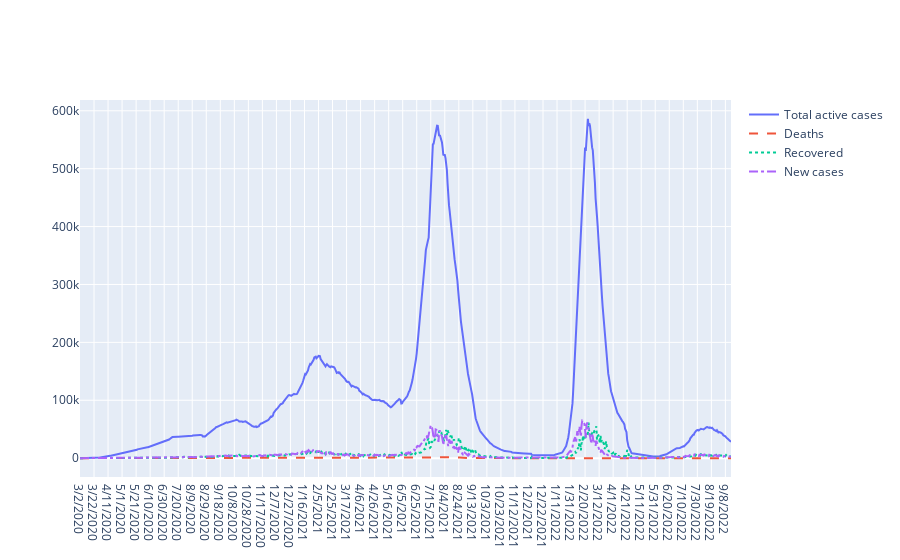

Notebook source saved alongside this figure:
### Markdown cell above
## Total Active Cases All Over Indonesia

Active cases refer to the current number of infected people.

### Code cell
df_ind = df_raw[df_raw['Location'] == 'Indonesia']

fig = go.Figure()
fig.add_trace(go.Scatter(x=df_ind['Date'], 
                         y=df_ind['Total Active Cases'],
                         name='Total active cases'                         
                        ))

fig.add_trace(go.Scatter(x=df_ind['Date'],
                         y=df_ind['New Deaths'],
                         name='Deaths',
                         line=dict(dash='dash')
                        ))

fig.add_trace(go.Scatter(x=df_ind['Date'],
                         y=df_ind['New Recovered'],
                         name='Recovered',
                         line=dict(dash='dot')
                        ))

fig.add_trace(go.Scatter(x=df_ind['Date'],
                         y=df_ind['New Cases'],
                         name='New cases',
                         line=dict(dash='dashdot')
                        ))

fig.show()

### Figure 1 — Plotly figure (JSON) as saved in the notebook; plotly's stock layout.template omitted (floating-point values rounded to 4 significant figures; data arrays with more than 128 entries replaced by an {"elided": "..."} marker saying what was removed)
{"data": [{"name": "Total active cases", "x": {"elided": "929 str values"}, "y": {"elided": "929 int values"}, "type": "scatter"}, {"line": {"dash": "dash"}, "name": "Deaths", "x": {"elided": "929 str values"}, "y": {"elided": "929 int values"}, "type": "scatter"}, {"line": {"dash": "dot"}, "name": "Recovered", "x": {"elided": "929 str values"}, "y": {"elided": "929 int values"}, "type": "scatter"}, {"line": {"dash": "dashdot"}, "name": "New cases", "x": {"elided": "929 str values"}, "y": {"elided": "929 int values"}, "type": "scatter"}], "layout": {"xaxis": {"type": "category", "range": [0, 928], "autorange": true}, "yaxis": {"type": "linear", "range": [-32560.0, 618700.0], "autorange": true}, "autosize": true}}
